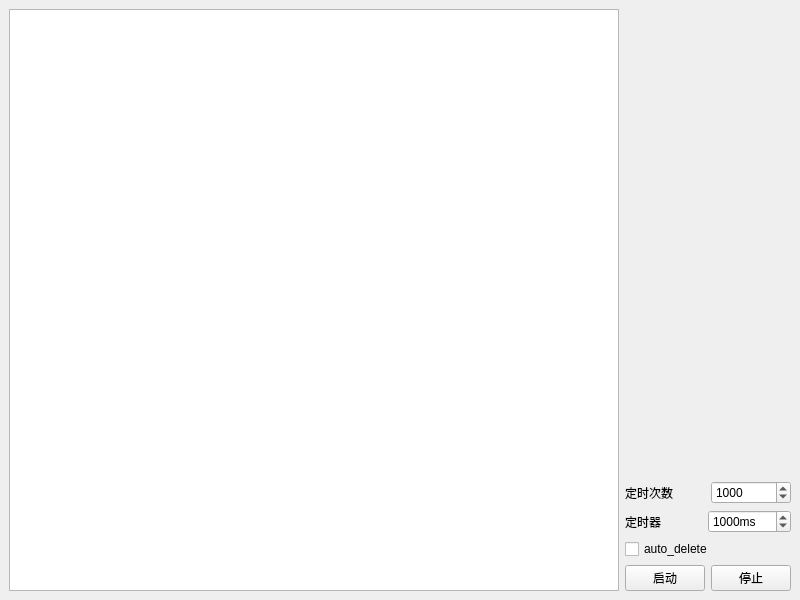
<?xml version="1.0" encoding="UTF-8"?>
<ui version="4.0">
 <class>MainWindow</class>
 <widget class="QMainWindow" name="MainWindow">
  <property name="geometry">
   <rect>
    <x>0</x>
    <y>0</y>
    <width>800</width>
    <height>600</height>
   </rect>
  </property>
  <property name="windowTitle">
   <string>MainWindow</string>
  </property>
  <widget class="QWidget" name="centralwidget">
   <layout class="QHBoxLayout" name="horizontalLayout_4">
    <item>
     <widget class="QTextEdit" name="textEdit"/>
    </item>
    <item>
     <layout class="QVBoxLayout" name="verticalLayout">
      <item>
       <spacer name="verticalSpacer">
        <property name="orientation">
         <enum>Qt::Vertical</enum>
        </property>
        <property name="sizeHint" stdset="0">
         <size>
          <width>20</width>
          <height>40</height>
         </size>
        </property>
       </spacer>
      </item>
      <item>
       <layout class="QHBoxLayout" name="horizontalLayout_3">
        <item>
         <widget class="QLabel" name="label_2">
          <property name="text">
           <string>定时次数</string>
          </property>
         </widget>
        </item>
        <item>
         <widget class="QSpinBox" name="spinBox">
          <property name="maximum">
           <number>100000</number>
          </property>
          <property name="value">
           <number>1000</number>
          </property>
         </widget>
        </item>
       </layout>
      </item>
      <item>
       <layout class="QHBoxLayout" name="horizontalLayout_2">
        <item>
         <widget class="QLabel" name="label">
          <property name="text">
           <string>定时器</string>
          </property>
         </widget>
        </item>
        <item>
         <widget class="QSpinBox" name="sb_timer">
          <property name="suffix">
           <string>ms</string>
          </property>
          <property name="prefix">
           <string/>
          </property>
          <property name="minimum">
           <number>1</number>
          </property>
          <property name="maximum">
           <number>999999999</number>
          </property>
          <property name="value">
           <number>1000</number>
          </property>
         </widget>
        </item>
       </layout>
      </item>
      <item>
       <widget class="QCheckBox" name="cb_auto_delete">
        <property name="text">
         <string>auto_delete</string>
        </property>
       </widget>
      </item>
      <item>
       <layout class="QHBoxLayout" name="horizontalLayout">
        <item>
         <widget class="QPushButton" name="btn_start">
          <property name="text">
           <string>启动</string>
          </property>
         </widget>
        </item>
        <item>
         <widget class="QPushButton" name="btn_stop">
          <property name="text">
           <string>停止</string>
          </property>
         </widget>
        </item>
       </layout>
      </item>
     </layout>
    </item>
   </layout>
  </widget>
 </widget>
 <resources/>
 <connections/>
</ui>
